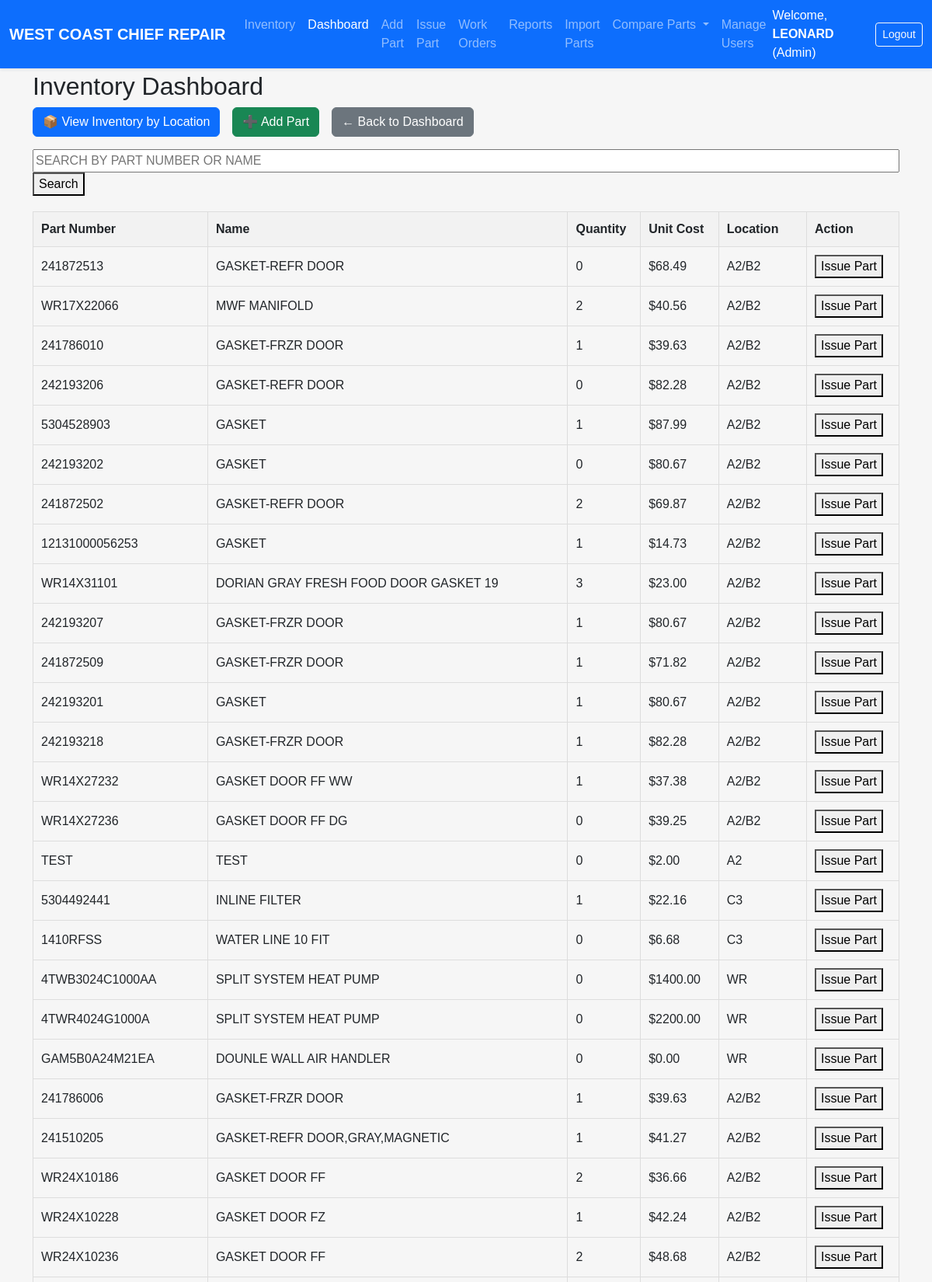
The app's page / (signed in, upper part) with its own data.
### models.py (models this page shows, shortened)
class User(UserMixin, db.Model):
    id = db.Column(db.Integer, primary_key=True)
    username = db.Column(db.String(64), unique=True, nullable=False)
    password_hash = db.Column(db.String(128), nullable=False)
    role = db.Column(db.String(20), nullable=False, default=ROLE_USER)
    @property
    def password(self): raise AttributeError('password is not a readable attribute')

class Part(db.Model):
    id = db.Column(db.Integer, primary_key=True)
    name = db.Column(db.String(100), nullable=False)
    part_number = db.Column(db.String(100), unique=True, nullable=False, index=True)
    quantity = db.Column(db.Integer, default=0)
    unit_cost = db.Column(db.Float, nullable=False)
    location = db.Column(db.String(100))
    created_at = db.Column(db.DateTime, default=datetime.utcnow)

### inventory/routes.py (the view, shortened to what this page needs)
@inventory_bp.route('/')
@login_required
def dashboard():
    search_query = request.args.get('search', '').strip()
    parts = Part.query
    parts = parts.all()
    return render_template('index.html', parts=parts, search_query=search_query)

### auth/routes.py (called while the page is built)
@login_manager.user_loader
def load_user(user_id):
    return User.query.get(int(user_id))

### templates/index.html (shortened to what this page needs)
{% extends "base.html" %}
{% block content %}
<div class="dashboard-filters">
<div class="sticky-toolbar">
  <h2>Inventory Dashboard</h2>
  <div class="d-flex flex-wrap gap-3 mb-3">
    <a href="{{ url_for('inventory.location_report') }}" class="btn btn-primary">📦 View Inventory by Location</a>
    <a href="{{ url_for('inventory.add_part') }}" class="btn btn-success">➕ Add Part</a>
    <a href="{{ url_for('inventory.dashboard') }}" class="btn btn-secondary">← Back to Dashboard</a>
  </div>
  <form method="GET" action="{{ url_for('inventory.dashboard') }}" style="margin-bottom: 15px;">
      <input type="text" name="search" placeholder="Search by Part Number or Name" value="{{ search_query or '' }}" style="text-transform: uppercase;">
      <button type="submit">Search</button>
  </form>
</div>
{% if parts %}
<div class="table-container">
  <table class="inventory-table">
    <thead>
        <tr style="background-color:#f2f2f2;">
            <th>Part Number</th>
            <th>Name</th>
            <th>Quantity</th>
            <th>Unit Cost</th>
            <th>Location</th>
            <th>Action</th>
        </tr>
    </thead>
    <tbody>
        {% for part in parts %}
        <tr>
            <td>{{ part.part_number }}</td>
            <td>{{ part.name }}</td>
            {% if current_user.role == 'superadmin' %}
            <td>
                <form method="POST" action="{{ url_for('inventory.update_part_field', part_id=part.id) }}">
                    <input type="number" name="quantity" value="{{ part.quantity }}" min="0" required style="width: 70px;">
                    <button type="submit">Save</button>
                </form>
            </td>
            <td>
                <form method="POST" action="{{ url_for('inventory.update_part_field', part_id=part.id) }}">
                    <input type="text" name="unit_cost" value="{{ '%.2f'|format(part.unit_cost) }}" required style="width: 70px;">
                    <button type="submit">Save</button>
                </form>
            </td>
            {% else %}
            <td>{{ part.quantity }}</td>
            <td>${{ '%.2f'|format(part.unit_cost) }}</td>
            {% endif %}
            <td>{{ part.location }}</td>
            <td>
                <form method="GET" action="{{ url_for('inventory.issue_part') }}" onsubmit="return confirm('Issue part {{ part.part_number }}?');" style="display:inline;">
                    <button type="submit">Issue Part</button>
                </form>
            </td>
        </tr>
        {% endfor %}
    </tbody>
</table>
</div>
{% else %}
<p>No parts found.</p>
{% endif %}
{% endblock %}

### templates/base.html (shortened to what this page needs)
<!DOCTYPE html>
<html lang="en">
<head>
  <link href="https://cdn.jsdelivr.net/npm/bootstrap@5.3.3/dist/css/bootstrap.min.css"
        rel="stylesheet"
 />
  <link rel="stylesheet" href="{{ url_for('static', filename='style.css') }}" />
</head>
<body>
  <nav class="navbar navbar-expand-lg navbar-dark bg-primary shadow-sm fixed-top">
    <div class="container-fluid">
      <a class="navbar-brand fw-bold" href="{{ url_for('inventory.dashboard') }}">
        WEST COAST CHIEF REPAIR
      </a>
      <div class="collapse navbar-collapse" id="navbarMain">
        <ul class="navbar-nav me-auto mb-2 mb-lg-0">
          <li class="nav-item">
            <a class="nav-link{% if request.endpoint and request.endpoint == 'inventory.location_report' %} active{% endif %}"
               href="{{ url_for('inventory.location_report') }}">Inventory</a>
          </li>
          <li class="nav-item">
            <a class="nav-link{% if request.endpoint and request.endpoint == 'inventory.dashboard' %} active{% endif %}"
               href="{{ url_for('inventory.dashboard') }}">Dashboard</a>
          </li>
          <li class="nav-item">
            <a class="nav-link{% if request.endpoint and request.endpoint == 'inventory.add_part' %} active{% endif %}"
               href="{{ url_for('inventory.add_part') }}">Add Part</a>
          </li>
          <li class="nav-item">
            <a class="nav-link{% if request.endpoint and request.endpoint == 'inventory.issue_part' %} active{% endif %}"
               href="{{ url_for('inventory.issue_part') }}">Issue Part</a>
          </li>
            {% set is_wo = request.endpoint and request.endpoint.startswith('inventory.wo_') %}
            <li class="nav-item">
                <a class="nav-link{{ ' active' if is_wo else '' }}"
                    href="{{ url_for('inventory.wo_list') }}">
                    Work Orders
                </a>
          </li>
          <li class="nav-item">
            <a class="nav-link{% if request.endpoint and request.endpoint.startswith('inventory.reports') %} active{% endif %}"
               href="{{ url_for('inventory.reports_grouped') }}">Reports</a>
          </li>
          <li class="nav-item">
            <a class="nav-link{% if request.endpoint and request.endpoint.startswith('inventory.import_parts') %} active{% endif %}"
               href="{{ url_for('inventory.import_parts') }}">Import Parts</a>
          </li>
          <li class="nav-item dropdown">
            <a class="nav-link dropdown-toggle" href="#" id="compareDropdown" role="button"
               data-bs-toggle="dropdown" data-bs-display="static" aria-expanded="false">
              Compare Parts
            </a>
          </li>
          {% if current_user.is_authenticated and current_user.role in ['superadmin', 'admin'] %}
          <li class="nav-item">
            <a class="nav-link{% if request.endpoint and request.endpoint.startswith('inventory.users') %} active{% endif %}"
               href="{{ url_for('inventory.users') }}">Manage Users</a>
          </li>
          {% endif %}
        </ul>
        {% if current_user.is_authenticated %}
        <div class="d-flex align-items-center">
          <span class="text-white me-3">
            Welcome, <strong>{{ current_user.username }}</strong> ({{ current_user.role.capitalize() }})
          </span>
          <a href="{{ url_for('auth.logout') }}" class="btn btn-outline-light btn-sm">Logout</a>
        </div>
        {% endif %}
      </div>
    </div>
  </nav>
  <main class="container" style="padding-top: 4.5rem;">
    {% block content %}{% endblock %}
  </main>
</body>
</html>

### static/style.css (style rules this page uses)
body { font-family: Arial, sans-serif; background-color:#f6f6f6; padding:20px; margin:0; }
.navbar { z-index:1200; }
table { width:100%; border-collapse:collapse; margin-top:20px; }
table th, table td { padding:10px; border:1px solid #ddd; text-align:left; }
form input:not([type="checkbox"]):not([type="radio"]):not(.form-check-input), form select, form textarea { width: 100%; box-sizing: border-box; }

### records on screen
User: username "LEONARD", role "Admin"
Part: part_number "241872513", name "GASKET-REFR DOOR", quantity "0", unit_cost "68.49", location "A2/B2"
Part: part_number "WR17X22066", name "MWF MANIFOLD", quantity "2", unit_cost "40.56", location "A2/B2"
Part: part_number "241786010", name "GASKET-FRZR DOOR", quantity "1", unit_cost "39.63", location "A2/B2"
Part: part_number "242193206", name "GASKET-REFR DOOR", quantity "0", unit_cost "82.28", location "A2/B2"
Part: part_number "5304528903", name "GASKET", quantity "1", unit_cost "87.99", location "A2/B2"
Part: part_number "242193202", name "GASKET", quantity "0", unit_cost "80.67", location "A2/B2"
Part: part_number "241872502", name "GASKET-REFR DOOR", quantity "2", unit_cost "69.87", location "A2/B2"
Part: part_number "12131000056253", name "GASKET", quantity "1", unit_cost "14.73", location "A2/B2"
Part: part_number "WR14X31101", name "DORIAN GRAY FRESH FOOD DOOR GASKET 19", quantity "3", unit_cost "23.00", location "A2/B2"
Part: part_number "242193207", name "GASKET-FRZR DOOR", quantity "1", unit_cost "80.67", location "A2/B2"
Part: part_number "241872509", name "GASKET-FRZR DOOR", quantity "1", unit_cost "71.82", location "A2/B2"
Part: part_number "242193201", name "GASKET", quantity "1", unit_cost "80.67", location "A2/B2"
Part: part_number "242193218", name "GASKET-FRZR DOOR", quantity "1", unit_cost "82.28", location "A2/B2"
Part: part_number "WR14X27232", name "GASKET DOOR FF WW", quantity "1", unit_cost "37.38", location "A2/B2"
Part: part_number "WR14X27236", name "GASKET DOOR FF DG", quantity "0", unit_cost "39.25", location "A2/B2"
Part: part_number "TEST", name "TEST", quantity "0", unit_cost "2.00", location "A2"
Part: part_number "5304492441", name "INLINE FILTER", quantity "1", unit_cost "22.16", location "C3"
Part: part_number "1410RFSS", name "WATER LINE 10 FIT", quantity "0", unit_cost "6.68", location "C3"
Part: part_number "4TWB3024C1000AA", name "SPLIT SYSTEM HEAT PUMP", quantity "0", unit_cost "1400.00", location "WR"
Part: part_number "4TWR4024G1000A", name "SPLIT SYSTEM HEAT PUMP", quantity "0", unit_cost "2200.00", location "WR"
Part: part_number "GAM5B0A24M21EA", name "DOUNLE WALL AIR HANDLER", quantity "0", unit_cost "0.00", location "WR"
Part: part_number "241786006", name "GASKET-FRZR DOOR", quantity "1", unit_cost "39.63", location "A2/B2"
Part: part_number "241510205", name "GASKET-REFR DOOR,GRAY,MAGNETIC", quantity "1", unit_cost "41.27", location "A2/B2"
Part: part_number "WR24X10186", name "GASKET DOOR FF", quantity "2", unit_cost "36.66", location "A2/B2"
Part: part_number "WR24X10228", name "GASKET DOOR FZ", quantity "1", unit_cost "42.24", location "A2/B2"
Part: part_number "WR24X10236", name "GASKET DOOR FF", quantity "2", unit_cost "48.68", location "A2/B2"
